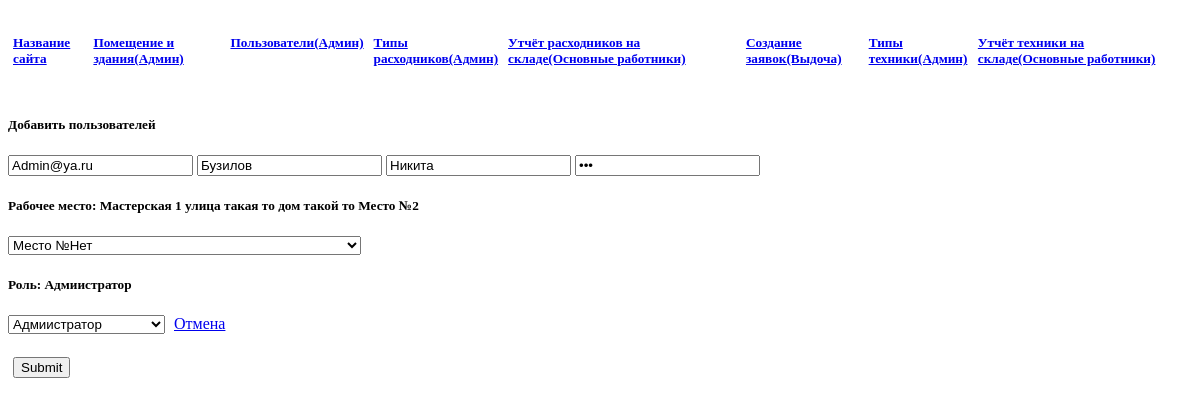
The app's page /user_edit.php?id=1 with its own data.
### tables this page shows
CREATE TABLE `users` (
  `id` int NOT NULL,
  `login` varchar(50) NOT NULL,
  `name` varchar(50) NOT NULL,
  `surname` varchar(50) NOT NULL,
  `role` int NOT NULL,
  `jobs_id` int NOT NULL,
  `password` varchar(50) NOT NULL
);

CREATE TABLE `Workshops` (
  `id` int NOT NULL,
  `image` varchar(255) NOT NULL,
  `name` varchar(50) NOT NULL,
  `address` varchar(50) NOT NULL
);

CREATE TABLE `Jobs` (
  `id` int NOT NULL,
  `name` varchar(50) NOT NULL,
  `id_w_shop` int DEFAULT NULL
);

### user_edit.php (the view, shortened to what this page needs)
<?php
require_once 'view/header.html';
$id=$_GET['id'];
$sql_user = "SELECT * FROM `users` WHERE `id`='$id'";
$run_sql_user = mysqli_query($con, $sql_user);
$row_user = mysqli_fetch_array($run_sql_user);
$id_user=$row_user['id'];
$login_user=$row_user['login'];
$surname_user=$row_user['surname'];
$name_user=$row_user['name'];
$pswd_user=$row_user['password'];
$jobs_user=$row_user['jobs_id'];
$role_user=$row_user['role'];
?>
<h5>Добавить пользователей</h5>
<?php echo "<form method='POST' action='controller/user_edit.php?id=$id_user' enctype='multipart/form-data'>
	<input type='email' name='login' placeholder='Логин' value='$login_user'>
	<input type='text' name='surname' placeholder='Фамилия' value='$surname_user'>
	<input type='text' name='name' placeholder='Имя' value='$name_user'>
	<input type='password' name='password' placeholder='Пароль' value='$pswd_user'>";?>
	<?php
		$sql_jobs = "SELECT * FROM `Jobs` WHERE `id`='$jobs_user'";
		$run_sql_jobs = mysqli_query($con, $sql_jobs);
		$row_jobs = mysqli_fetch_array($run_sql_jobs);
		$name_jobs=$row_jobs['name'];
		$id_w_shop=$row_jobs['id_w_shop'];
		$jobs_ws_sql="SELECT * FROM `Workshops` WHERE `id`='$id_w_shop'";
		$run_jobs_ws_sql=mysqli_query($con, $jobs_ws_sql);
		$row_jobs_ws = mysqli_fetch_array($run_jobs_ws_sql);
		$name_jobs_ws=$row_jobs_ws['name'];
		$address_jobs_ws=$row_jobs_ws['address'];
		echo "<label for='jobs'><h5>Рабочее место: $name_jobs_ws $address_jobs_ws Место №$name_jobs</h5></label>"; ?>
	<select name="jobs">
	<?php
	$jobs_sql="SELECT * FROM `Jobs`";
	$run_jobs_sql=mysqli_query($con, $jobs_sql);
	while ($row_jobs = mysqli_fetch_array($run_jobs_sql)) {
		$id=$row_jobs['id'];
		$name=$row_jobs['name'];
		$id_w_shop=$row_jobs['id_w_shop'];
		$jobs_ws_sql="SELECT * FROM `Workshops` WHERE `id`='$id_w_shop'";
		$run_jobs_ws_sql=mysqli_query($con, $jobs_ws_sql);
		$row_jobs_ws = mysqli_fetch_array($run_jobs_ws_sql);
		$name_jobs_ws=$row_jobs_ws['name'];
		$address_jobs_ws=$row_jobs_ws['address'];
		echo "<option value='$id'><h5>$name_jobs_ws $address_jobs_ws Место №$name</h5></option>";
	}
	?>
	</select>
	<?php
	if ($role_user=='1') {$role_user='Адмиистратор';}
	echo "<label for='role'><h5>Роль: $role_user</h5></label>";?>
	<select name="role">
	<option value='1'><h5>Адмиистратор</h5></option>
	</select>
	<a href="add_user.php">Отмена<h5></h5></a>
	<input type="submit" name="reg">
</form>

### assets/style/style.css (style rules this page uses)
header { display: flex; }
a { margin: 5px; }
.but_logo { display: flex; }
.but_head { display: flex; }
input { white-space: pre; }

### records on screen
users: login "Admin@ya.ru", surname "Бузилов", name "Никита", role "Адмиистратор"
workshops: name "Мастерская 1", address "улица такая то дом такой то"
jobs: name "2"
